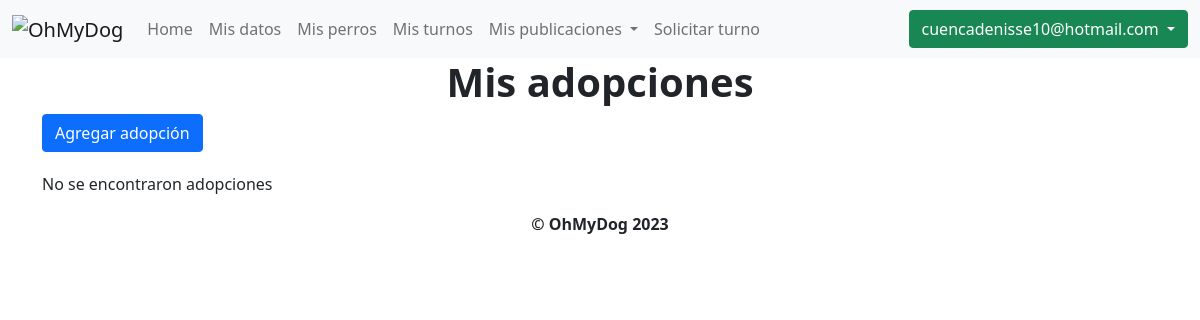
The page /mis_adopciones (signed in) on the database as committed earlier.
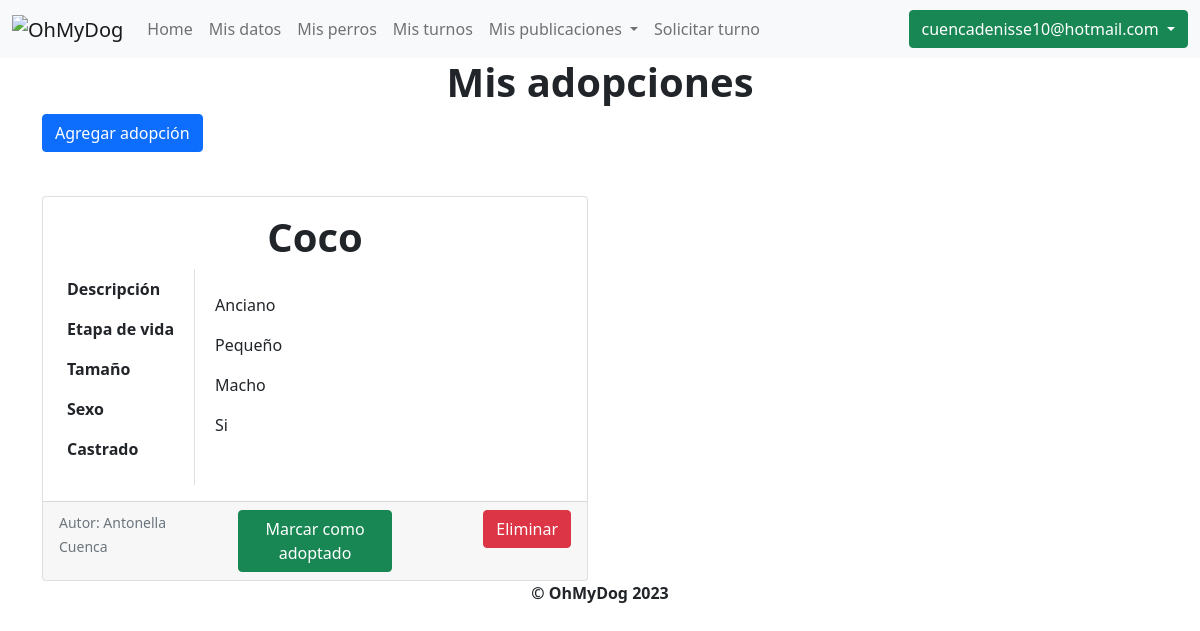
The same page on the database as committed later.
### OhMyDog/modelos/publicaciones/adopciones.py (models this page shows, shortened)
class Adopcion(models.Model):
    class Meta:
        verbose_name_plural = "Adopciones"
    id = models.BigAutoField(primary_key=True)
    cliente = models.ForeignKey(Cliente, null=False, on_delete=models.CASCADE, related_name="adopciones")
    descripcion = models.TextField(null=True)
    nombre = models.CharField(max_length=30)
    tamanio_perro = models.ForeignKey(TamanioPerro, null=False, on_delete=models.CASCADE)
    etapa_vida_perro = models.ForeignKey(EtapaVidaPerro, null=False, on_delete=models.CASCADE)
    sexos = [("M", "Macho"), ("H", "Hembra")]
    sexo = models.CharField(max_length=1, choices=sexos, blank=False)
    castrado = models.CharField(max_length=1, choices=[("S", "Si"), ("N", "No")], blank=False)
    adoptado = models.BooleanField(default=False)

### OhMyDog/modelos/etapaVidaPerro/etapaVidaPerro.py (models this page shows, shortened)
class EtapaVidaPerro(models.Model):
    class Meta:
        verbose_name_plural = "(LT) Etapas_de_vida"
    id = models.BigAutoField(primary_key=True)
    nombre = models.CharField(max_length=30)

### OhMyDog/modelos/tamaniosPerros/tamaniosPerros.py (models this page shows, shortened)
class TamanioPerro(models.Model):
    class Meta:
        verbose_name_plural = "(LT) Tamaños_perro"
    id = models.BigAutoField(primary_key=True)
    nombre = models.CharField(max_length=30)

### OhMyDog/modelos/clientes/clientes.py (models this page shows, shortened)
class Cliente(models.Model):
    id = models.BigAutoField(primary_key=True)
    nombre = models.CharField(max_length=30)
    email = models.EmailField(max_length=30)
    telefono = models.CharField(max_length=20)
    habilitado = models.BooleanField(default=True)

### OhMyDog/views/publicaciones_adopciones.py (the view)
# urls.py: path("mis_adopciones", mis_adopciones, name="mis_adopciones"),
@login_required
def mis_adopciones(request):
    cliente = request.user.cliente
    adopciones = filtrar_adopciones_por_cliente(cliente)
    return render(request, "mis_adopciones.html", {"adopciones": adopciones})

### OhMyDog/modelos/publicaciones/__init__.py (called while the page is built)
def filtrar_adopciones_por_cliente(cliente):
    return cliente.adopciones.all()

### OhMyDog/templates/mis_adopciones.html (shortened to what the changed rows need)
{% extends 'layout.html' %}
{% block content %}
<h1 style="text-align:center">Mis adopciones</h1>
<div class="container bootstrap snippets bootdey">
    <a type="button" class="btn btn-primary" href="{% url 'agregar_publicacion_adopcion' %}"
    style="margin-bottom: 20px;">
    Agregar adopción
    </a>
    {% if adopciones %}
        {% for adopcion in adopciones %}
        {% if forloop.counter0|divisibleby:2 %}
        <div class="row">
        {% endif %}
        <div class="col-sm-6">
            <div class="card mt-4">
                <div class="card-body">
                    <h1 class="card-title text-center">{{ adopcion.nombre }}</h1>
                    <div class="row">
                        <div class="col-auto vertical-line">
                            <table class="table table-borderless">
                                <tbody>
                                    <tr>
                                        <th>Descripción</th>
                                    </tr>
                                    <tr>
                                        <th>Etapa de vida</th>
                                    </tr>
                                    <tr>
                                        <th>Tamaño</th>
                                    </tr>
                                    <tr>
                                        <th>Sexo</th>
                                    </tr>
                                    <tr>
                                        <th>Castrado</th>
                                    </tr>
                                </tbody>
                            </table>
                        </div>
                        <div class="col">
                            <table class="table table-borderless">
                                <tbody>
                                    <tr>
                                        <td>{{ adopcion.descripcion }}</td>
                                    </tr>
                                    <tr>
                                        <td>{{ adopcion.etapa_vida_perro.nombre }}</td>
                                    </tr>
                                    <tr>
                                        <td>{{ adopcion.tamanio_perro.nombre }}</td>
                                    </tr>
                                    <tr>
                                        {%if adopcion.sexo == "M"%}
                                            <td class="sexo">Macho</td>
                                        {%else%}
                                            <td class="sexo">Hembra</td>
                                        {% endif %}
                                    </tr>
                                    <tr>
                                        {%if adopcion.castrado == "S"%}
                                            <td class="castrado">Si</td>
                                        {% else %}
                                            <td class="castrado">No</td>
                                        {% endif %}
                                    </tr>
                                </tbody>
                            </table>
                        </div>
                    </div>
                </div>
                <div class="card-footer">
                    <div class="row">
                        <div class="col">
                            <p class="card-text"><small class="text-muted">Autor: {{ adopcion.cliente.nombre }}</small></p>
                        </div>
                        {%if not adopcion.adoptado%}
                            <div class="col text-end">
                                <a type="button" class="btn btn-success" onclick="confirmarAdopcion(event);"
                                    href="{%url 'marcar_como_adoptado' adopcion.id %}">Marcar como adoptado
                                </a>
                            </div>
                        {%else%}
                            <div class="col text-end">
                                <p class="text-success" style="font-weight:bold">Adoptado</p>
                            </div>
                        {%endif%}
                            <div class="col text-end">
                                <a type="button" class="btn btn-danger" onclick="confirmarEliminacion(event);"
                                    href="{%url 'eliminar_adopcion' adopcion.id %}">Eliminar
                                </a>
                            </div>
                    </div>
                </div>
            </div>
        </div>
        {% if forloop.counter|divisibleby:2 or forloop.last %}
        </div>
        {% endif %}
        {% endfor %}
    {% else %}
        <p>No se encontraron adopciones</p>
    {% endif %}
</div>
{% endblock %}

Rows that differ between the two databases and show on the page:
added Adopcion: nombre "Coco", etapa_vida_perro.nombre "Anciano", tamanio_perro.nombre "Pequeño", sexo "Macho", castrado "Si", cliente.nombre "Antonella Cuenca", adoptado "Marcar como adoptado"
Other text that changed with them:
text no longer shown: "No se encontraron adopciones"
